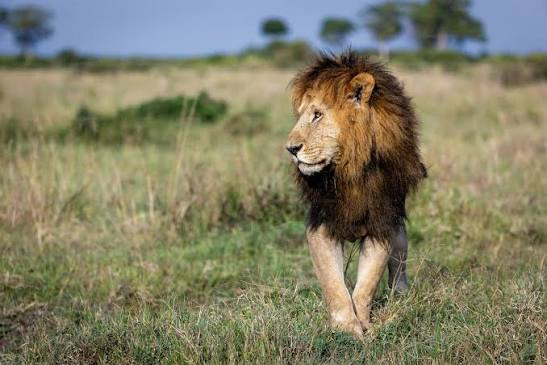
#> input picture LAB/Lab Implementation/Exp 4/image.jpg, 547 x 365 px
$ python 'Exp 4.py'
#> lines starting #> are read from the running program, lines starting #| are printed output that depends on the picture
import cv2

img = cv2.imread("image.jpg")
#> img is the input picture: shape (365, 547, 3); mean B, G, R 101.8, 126.8, 129.8

gray = cv2.cvtColor(img, cv2.COLOR_BGR2GRAY)
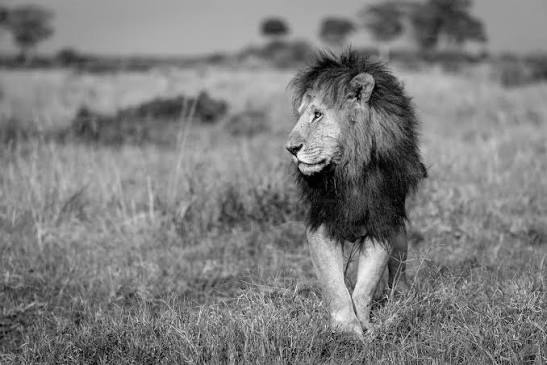
#> gray: shape (365, 547); min 0, max 253, mean 124.9

equalized = cv2.equalizeHist(gray)
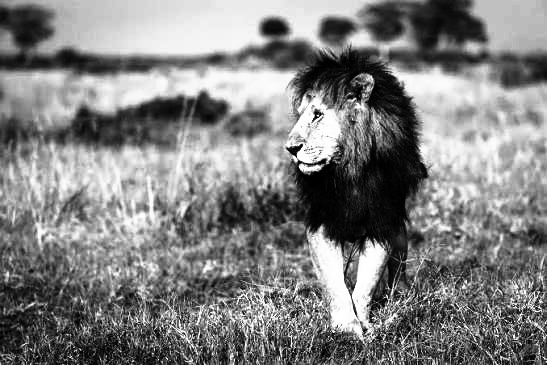
#> equalized: shape (365, 547); min 0, max 255, mean 128.5

cv2.imshow("Original Image", gray)
cv2.imshow("Equalized Image", equalized)

cv2.waitKey(0)
cv2.destroyAllWindows()
